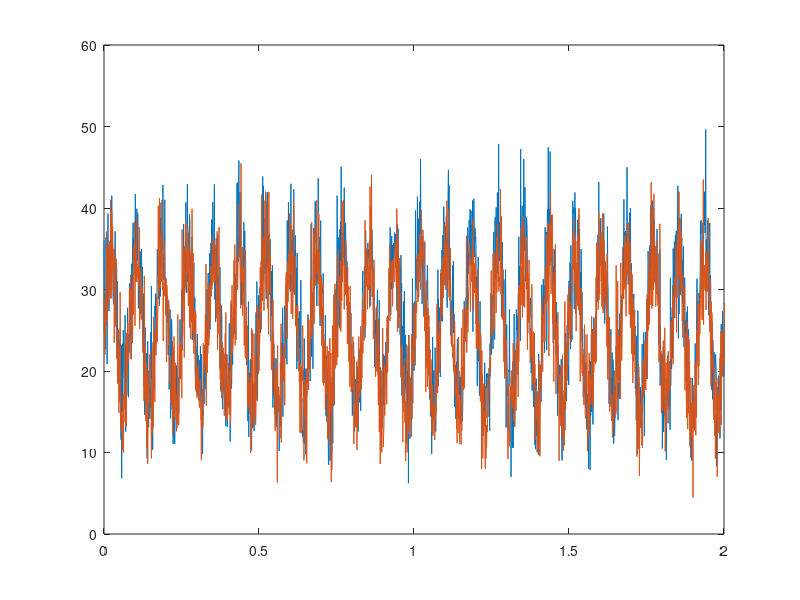

MATLAB code to generate this figure: (Note: this script raises an error after producing the figure.)
clear all; clc; close all;
%% SIMULATE Hemodynamic Artefacts for 0D+T  recordings
Fs=1000;
Fhb=12; % heartbeat in Hz
A=10; % average photon count 
R=0.9; % correlation coeff between voltage and reference
t=linspace(0,30,30*Fs)';%generate 30s recording

k=5;
reference=A*(1+sin(2*pi*(t*Fhb)))+poissrnd(k*sqrt(A),size(t));
voltage=R*A*(1+sin(2*pi*(t*Fhb)))+poissrnd(k*sqrt(A),size(t));

% Plot time trace
figure(1)
plot(t,[reference voltage])
xlim([0 2])

% Plot PSD
plotPSD([reference voltage],'FrameRate',Fs,'FreqBand',[1 15]);

%% RUN UNMIXING FUNCTIONS on 1D simulated data
[Fhemo,optionsHB]=unmixing.FindHBpeak(voltage,'FrameRate',Fs);

[umxSource,umxCoeff,options]=unmixing1D(voltage,reference,'FrameRate',Fs);

[umxSource2,umxCoeff2,options2]=unmixing1D(voltage,reference,...
'FrameRate',Fs,'UnmixingMethod','PCA',...    
'VerboseMessage',true,'VerboseFigure',true);

[umxSource3,umxCoeff3,options3]=unmixing1D(voltage,reference,...
'FrameRate',Fs,'UnmixingMethod','RLR',...    
'VerboseMessage',true,'VerboseFigure',true);

%% SIMULATE Hemodynamic Artefacts for 2D+T  recordings
duration=30;
Fs=100; %sampling rate
Fhb=12; % heartbeat in Hz
d1=50; % frame size
d2=d1;
d3=duration*Fs; % time in second
A=100; % average photon count 
R=0.9; % correlation coeff between voltage and reference
tau=30; % photobleaching half-time

t=linspace(0,duration,d3)';%generate 30s recording
reference=zeros(d1,d2,d3);
voltage=zeros(d1,d2,d3);

reference=reshape(reference,d1*d2,d3);
voltage=reshape(voltage,d1*d2,d3);tic;
parfor i=1:d1*d2
% Create correlated Voltage and Reference signals   
reference(i,:)=A*(1+sin(2*pi*(t*Fhb)));
voltage(i,:)=R*reference(i,:);

% Add Photon Shot noise 
reference(i,:)=reference(i,:)'+(poissrnd(A,size(t))-A);
voltage(i,:)=voltage(i,:)'+(poissrnd(A,size(t))-A);

% Add Photobleaching @tau
reference(i,:)=reference(i,:)'.*exp(-(1/tau).*t);
voltage(i,:)=voltage(i,:)'.*exp(-(1/tau).*t);

% plot([reference(i,:)' voltage(i,:)'])
end

reference=reshape(reference,d1,d2,d3);
voltage=reshape(voltage,d1,d2,d3);
toc;

tref=pointProjection(reference);
tvolt=pointProjection(voltage);

%% Plot time trace of single pixel versus frame average
figure(1)
subplot(211)
plot(t,[squeeze(reference(10,10,:)) tref])
xlim([0 5])
subplot(212)
plot(t,[squeeze(voltage(10,10,:)) tvolt])
xlim([0 5])
legend('Single Pixel','Frame-Average')
title('Plot time trace of single pixel versus frame average')

%% Plot PSD of single pixel versus frame average
h=figure('name','Comparative PSD');
subplot(121)
plotPSD([squeeze(reference(10,10,:)) tref],'FrameRate',Fs,...
    'FreqBand',[0.5 30],'figureHandle',h);
subplot(122)
plotPSD([squeeze(voltage(10,10,:)) tvolt],'FrameRate',Fs,...
    'FreqBand',[0.5 30],'figureHandle',h);
legend('Single Pixel','Frame-Average')
title('Plot PSD of single pixel versus frame average')

%% Check heartbeat video
figure(1)
r = randi([1 d3],1,1);
M=[reference(:,:,r) voltage(:,:,r)];
imshow(M,[])

implay(uint8(voltage),Fs/2)

%% RUN UNMIXING FUNCTIONS on 3D simulated data 

[Fhemo,optionsHB]=unmixing.FindHBpeak(tvolt,'FrameRate',Fs);

[unmixSource,unmixCoeff,options3d]=unmixing3D(voltage,reference,...
    'FrameRate',Fs); %run with the defaults

[unmixSource1,unmixCoeff1,options3d_1]=unmixing3D(voltage,reference,...
    'FrameRate',Fs,'DataConditioning',false,...
    'UnmixingMethod','hdm','UnmixingType','global');

[unmixSource2,unmixCoeff2,options3d_2]=unmixing3D(voltage,reference,...
    'FrameRate',Fs,'DataConditioning',false,...
    'UnmixingMethod','pca','UnmixingType','local');

[unmixSource3,unmixCoeff3,options3d_3]=unmixing3D(voltage,reference,...
    'FrameRate',Fs,'DataConditioning',false,...
    'UnmixingMethod','rlr','UnmixingType','local');

%%



